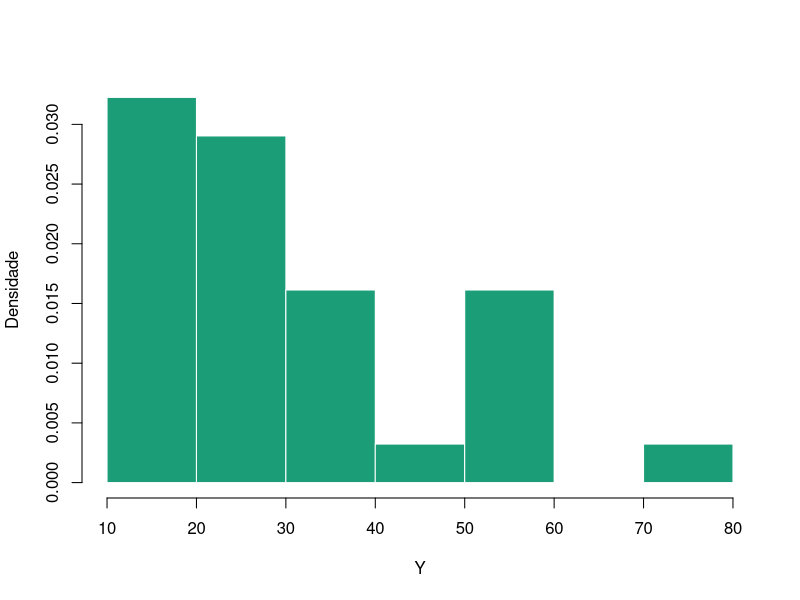
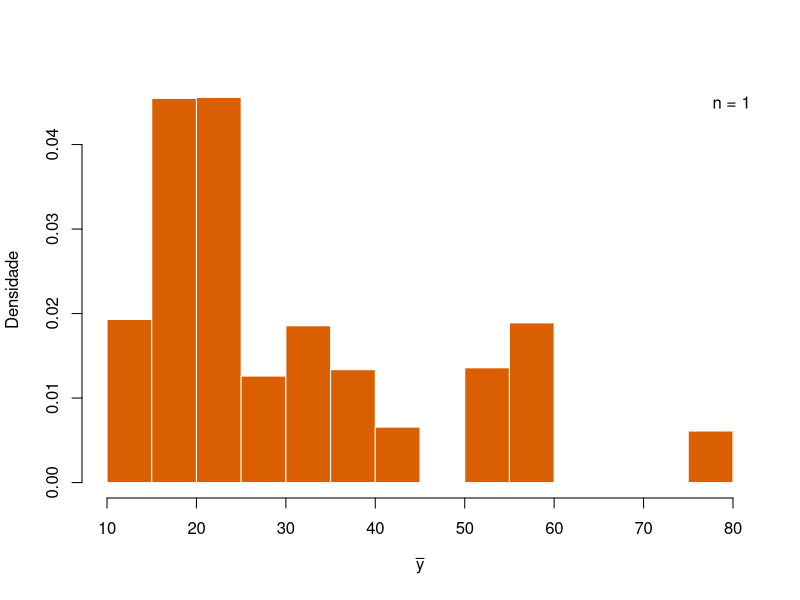
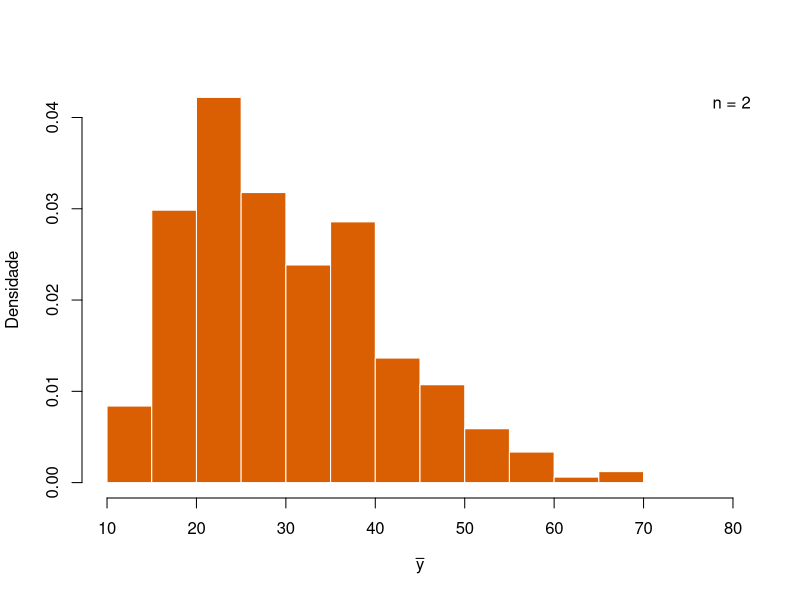
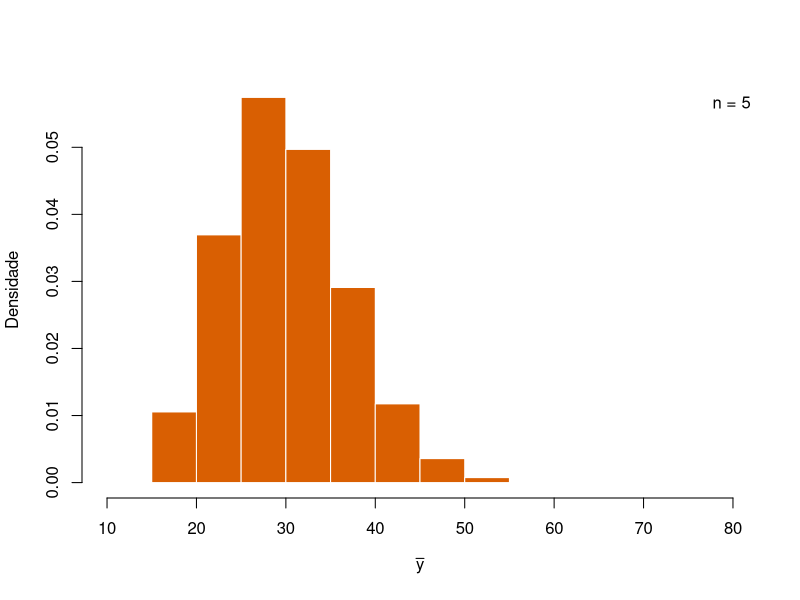
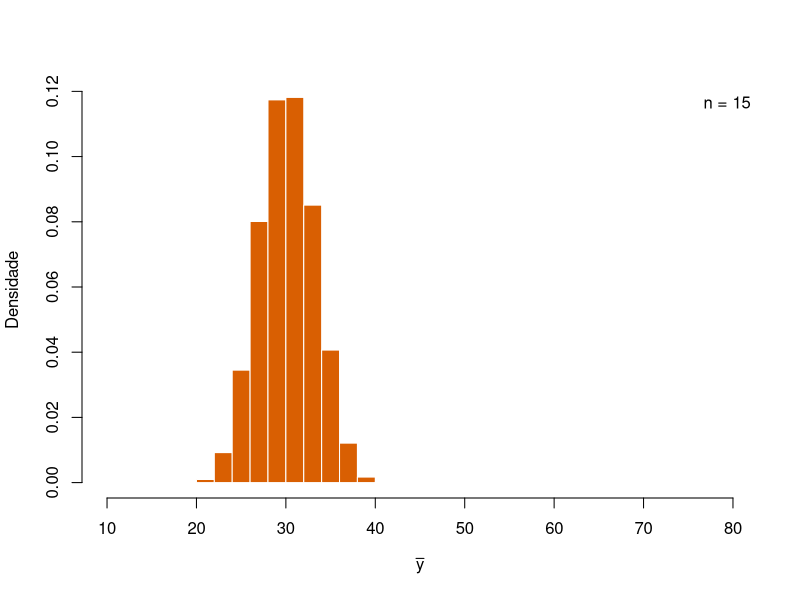
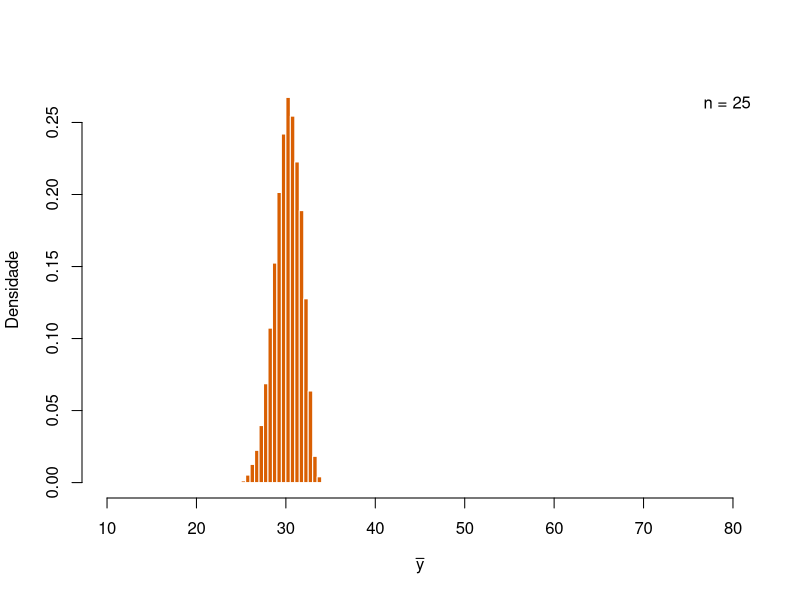
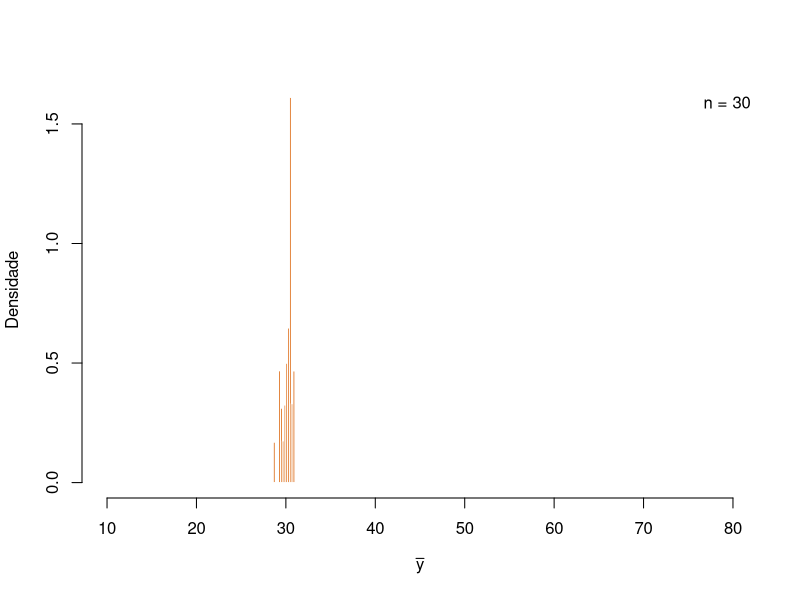

The R script that drew these images, in order: (Note: this script raises an error after producing the figures.)
## ----echo=FALSE, fig.align='center', message=FALSE, warning=FALSE, out.width='60%'--------------

y <- trees$Volume
N <- length(y)
hist(y, probability = T,
     main = "",
     xlab = "Y",
     ylab = "Densidade",
     border = "white",
     col = "#1B9E77")




## ----echo=FALSE, fig.align='center', message=FALSE, warning=FALSE, out.width='100%'-------------

ybar <- numeric(0)

b <- 10000
n <- 1

for (k in 1:b){s <- sample(1:N, n); ybar[k] <- mean(y[s])}

hist(ybar, probability = T,
     main = "",
     xlab = expression(bar(y)),
     ylab = "Densidade",
     border = "white",
     col = "#D95F02",
     xlim = c(10,80))

legend("topright", legend = "n = 1", bty = "n")



## ----echo=FALSE, fig.align='center', message=FALSE, warning=FALSE, out.width='100%'-------------

n <- 2

for (k in 1:b){s <- sample(1:N, n); ybar[k] <- mean(y[s])}

hist(ybar, probability = T,
     main = "",
     xlab = expression(bar(y)),
     ylab = "Densidade",
     border = "white",
     col = "#D95F02",
     xlim = c(10,80))

legend("topright", legend = "n = 2", bty = "n")



## ----echo=FALSE, fig.align='center', message=FALSE, warning=FALSE, out.width='100%'-------------

n <- 5

for (k in 1:b){s <- sample(1:N, n); ybar[k] <- mean(y[s])}

hist(ybar, probability = T,
     main = "",
     xlab = expression(bar(y)),
     ylab = "Densidade",
     border = "white",
     col = "#D95F02",
     xlim = c(10,80))

legend("topright", legend = "n = 5", bty = "n")



## ----echo=FALSE, fig.align='center', message=FALSE, warning=FALSE, out.width='100%'-------------

n <- 15

for (k in 1:b){s <- sample(1:N, n); ybar[k] <- mean(y[s])}

hist(ybar, probability = T,
     main = "",
     xlab = expression(bar(y)),
     ylab = "Densidade",
     border = "white",
     col = "#D95F02",
     xlim = c(10,80))

legend("topright", legend = "n = 15", bty = "n")



## ----echo=FALSE, fig.align='center', message=FALSE, warning=FALSE, out.width='100%'-------------

n <- 25

for (k in 1:b){s <- sample(1:N, n); ybar[k] <- mean(y[s])}

hist(ybar, probability = T,
     main = "",
     xlab = expression(bar(y)),
     ylab = "Densidade",
     border = "white",
     col = "#D95F02",
     xlim = c(10,80))

legend("topright", legend = "n = 25", bty = "n")



## ----echo=FALSE, fig.align='center', message=FALSE, warning=FALSE, out.width='100%'-------------

n <- 30

for (k in 1:b){s <- sample(1:N, n); ybar[k] <- mean(y[s])}

hist(ybar, probability = T,
     main = "",
     xlab = expression(bar(y)),
     ylab = "Densidade",
     border = "white",
     col = "#D95F02",
     xlim = c(10,80))

legend("topright", legend = "n = 30", bty = "n")



## ----echo=FALSE, fig.align='center', message=FALSE, warning=FALSE, out.width='100%', paged.print=FALSE----

knitr::include_graphics(here::here('images', 'aula-revisao', 'tcl-01.png'))



## ----echo=FALSE, fig.align='center', message=FALSE, warning=FALSE, out.width='100%', paged.print=FALSE----

knitr::include_graphics(here::here('images', 'aula-revisao', 'tcl-02.png'))



## ----echo=FALSE, fig.align='center', message=FALSE, warning=FALSE, out.width='70%', out.height='90%', paged.print=FALSE----

knitr::include_graphics(here::here('images', 'aula-revisao', 'tcl-03.png'))


